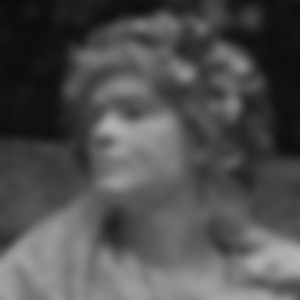
#> input picture PycharmProjects/ImageFilteringTechniques/source/image.jpg, 300 x 300 px
$ python blur.py
#> lines starting #> are read from the running program, lines starting #| are printed output that depends on the picture
import cv2
import numpy as np
import matplotlib.pyplot as plt
from skimage import restoration

# Load the blurred image
image_path = '../source/image.jpg'  # Change this to the path of your image
blurred_image = cv2.imread(image_path, cv2.IMREAD_GRAYSCALE)
#> blurred_image is the input picture: shape (300, 300); min 10, max 181, mean 79.3

# Apply Wiener filter for deblurring
def wiener_deblur(image):
    # Create a simple PSF (Point Spread Function)
    psf = np.ones((5, 5)) / 25  # A simple averaging kernel
    deblurred_image = restoration.wiener(image, psf, 1)  # 1 is a placeholder for the noise variance
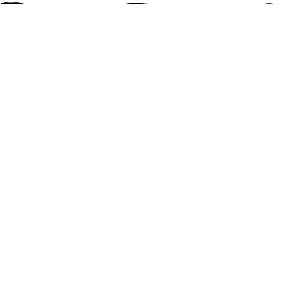
#> deblurred_image: shape (300, 300) float64; min -1, max 1, mean 0.999; drawn with min black and max white
    return deblurred_image

# Process the image
deblurred_image = wiener_deblur(blurred_image)

# Display original and deblurred images
plt.figure(figsize=(12, 6))
plt.subplot(1, 2, 1)
plt.imshow(blurred_image, cmap='gray')
plt.title('Original Blurred Image')
plt.axis('off')

plt.subplot(1, 2, 2)
plt.imshow(deblurred_image, cmap='gray')
plt.title('Deblurred Image (Wiener Filter)')
plt.axis('off')

plt.tight_layout()
plt.show()
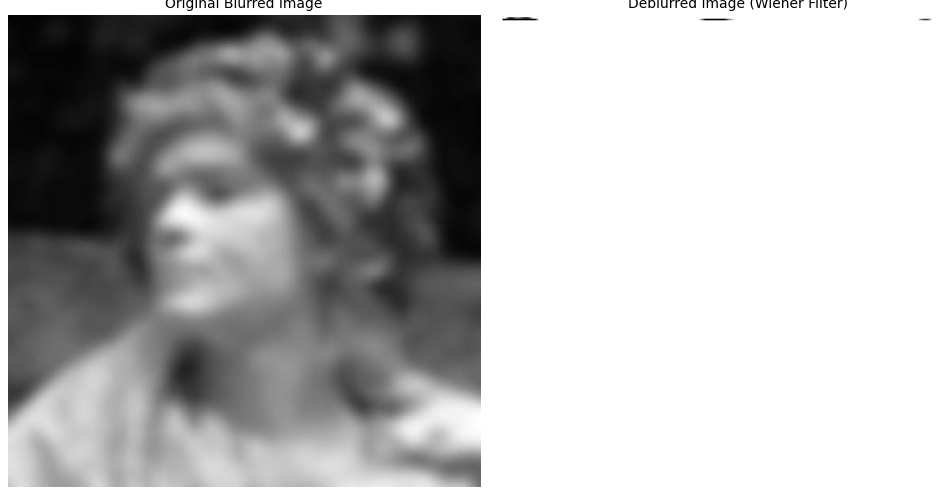
#> figure drawn by matplotlib, 2 panels

$ run again, with PycharmProjects/ImageFilteringTechniques/source/12.jpg copied over PycharmProjects/ImageFilteringTechniques/source/image.jpg
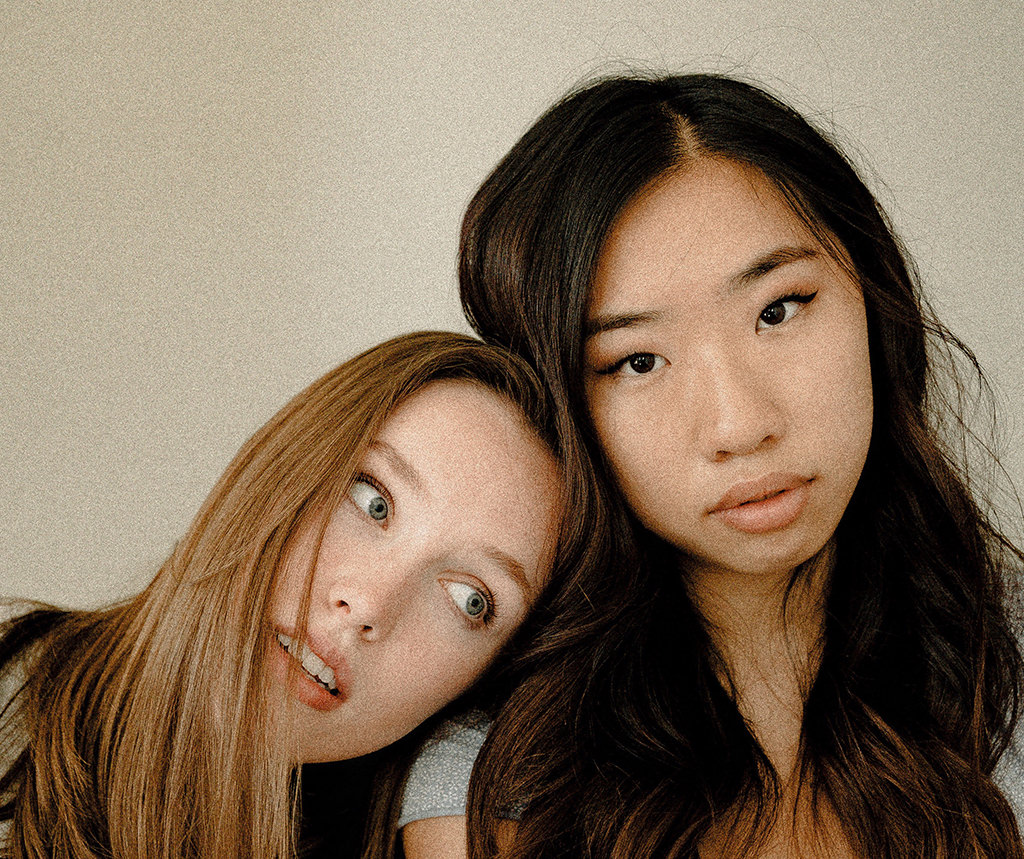
#> input picture PycharmProjects/ImageFilteringTechniques/source/12.jpg, 1024 x 859 px
#> in wiener_deblur, `deblurred_image = restoration.wiener(image, psf, 1)`:
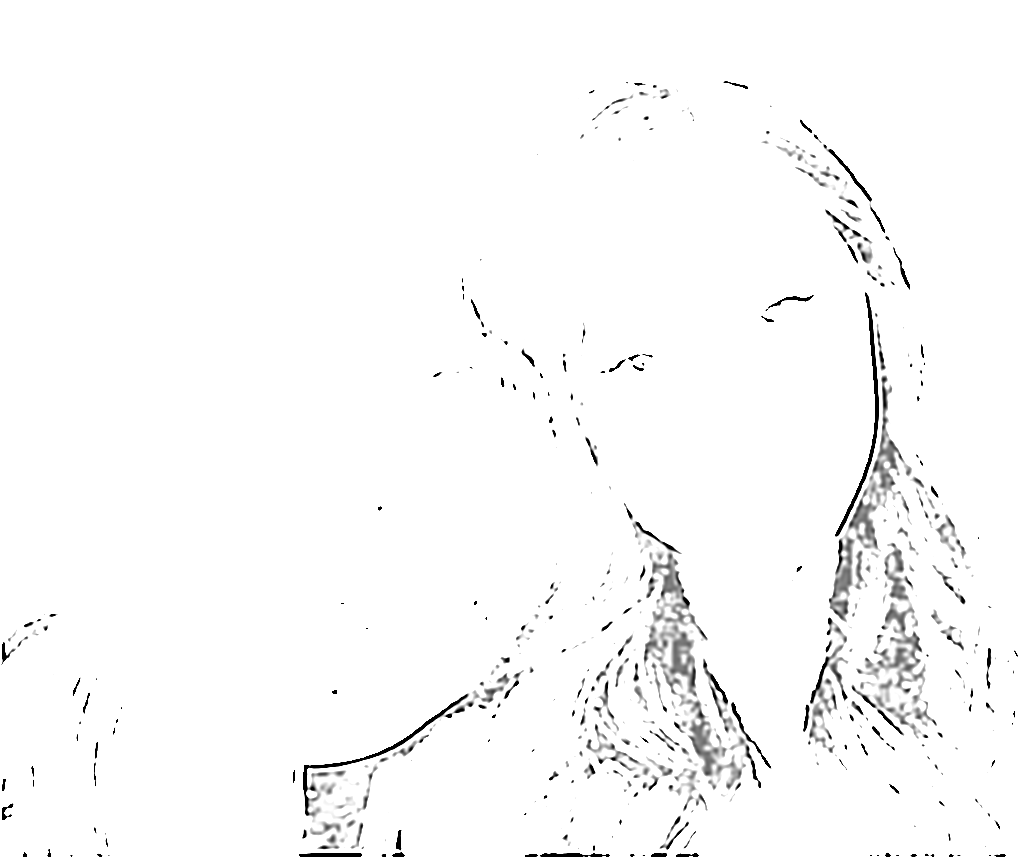
#> deblurred_image: shape (859, 1024) float64; min -1, max 1, mean 0.961; drawn with min black and max white
#> `plt.show()`:
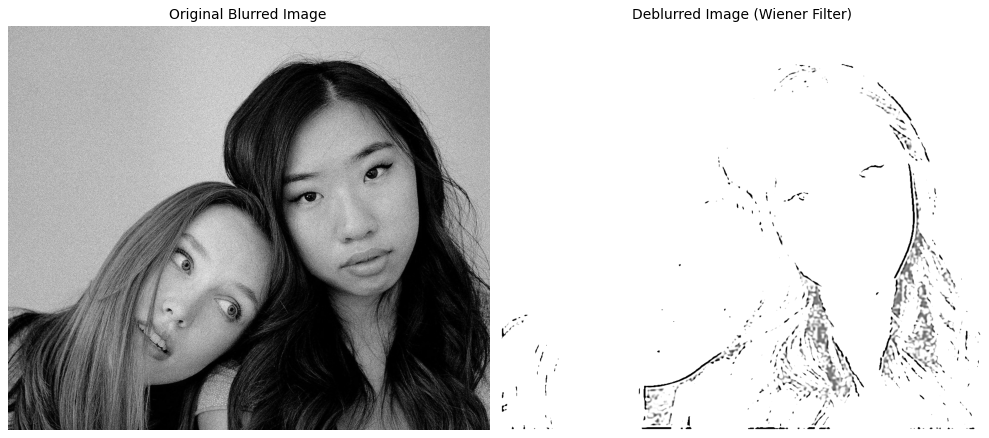
#> figure drawn by matplotlib, 2 panels

$ run again, with PycharmProjects/ImageFilteringTechniques/source/33.jpg copied over PycharmProjects/ImageFilteringTechniques/source/image.jpg
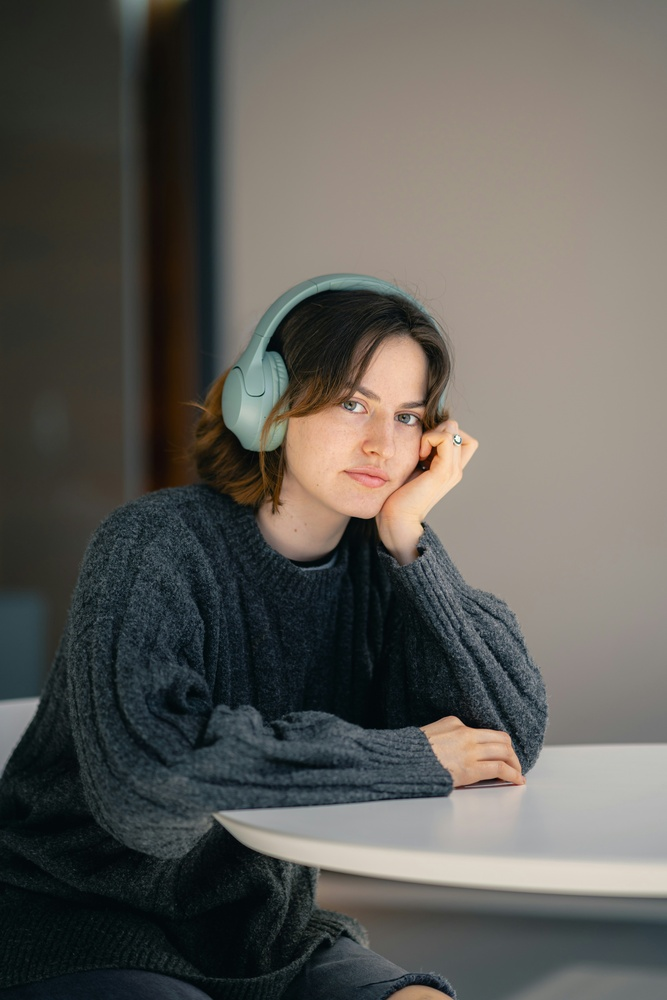
#> input picture PycharmProjects/ImageFilteringTechniques/source/33.jpg, 667 x 1000 px, shrunk from 4511 x 6766 before the run
#> in wiener_deblur, `deblurred_image = restoration.wiener(image, psf, 1)`:
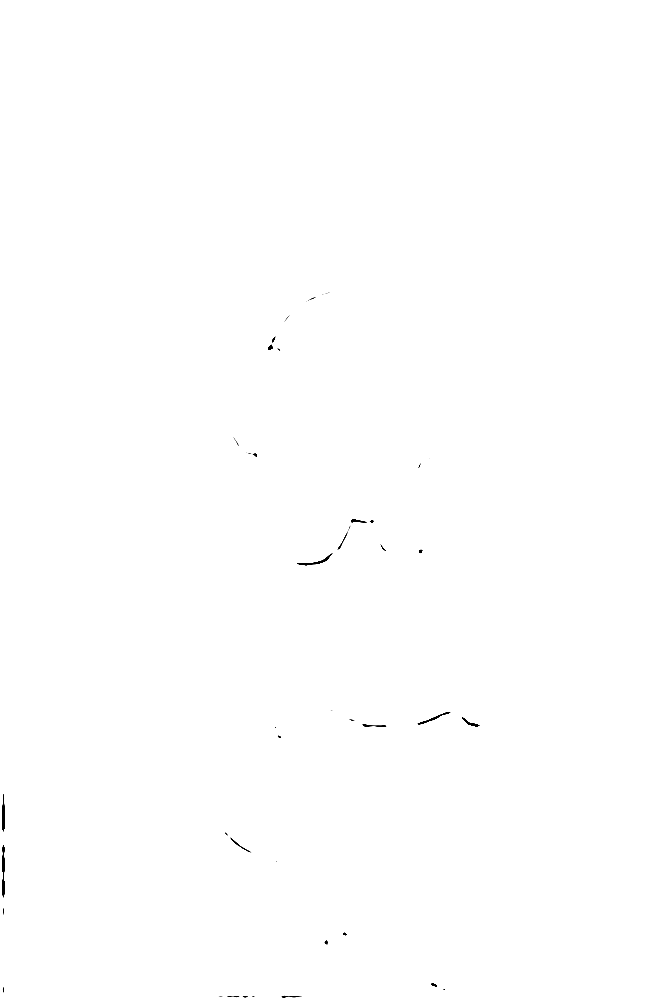
#> deblurred_image: shape (1000, 667) float64; min -1, max 1, mean 0.998; drawn with min black and max white
#> `plt.show()`:
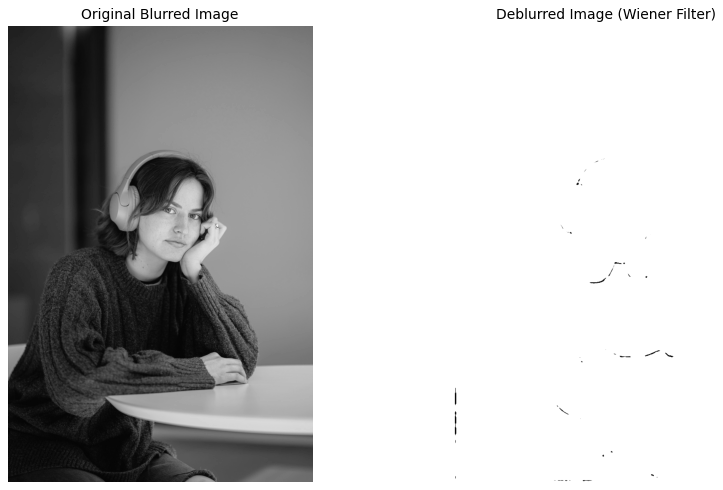
#> figure drawn by matplotlib, 2 panels
